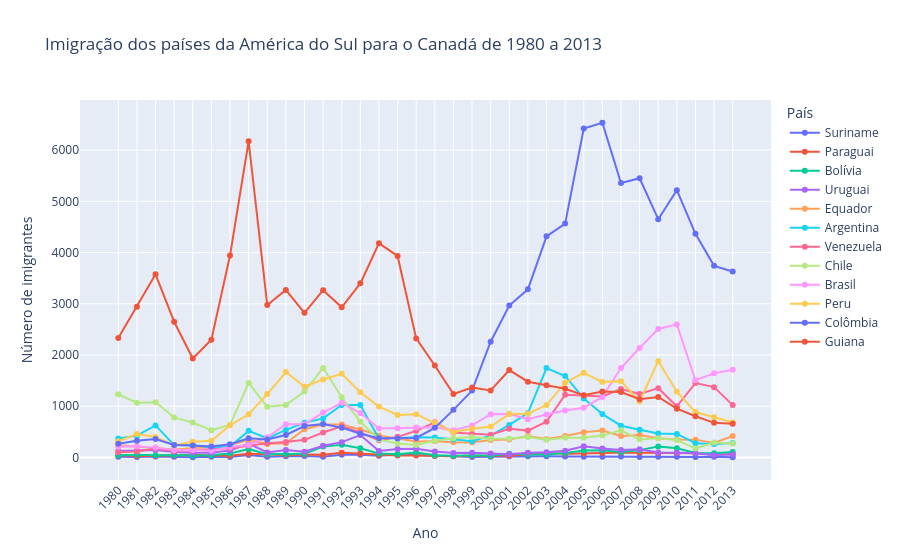

The cell this chart's notebook holds for it:
### Code cell
fig = px.line(america_sul_final, x = america_sul_final.index, y = america_sul_final.columns, color= 'País',
              title = 'Imigração dos países da América do Sul para o Canadá de 1980 a 2013', markers=True)
fig.update_layout(xaxis = {'tickangle': -45}, xaxis_title = 'Ano', yaxis_title = 'Número de imigrantes')
fig.show()

### Figure 1 — Plotly figure (JSON) as saved in the notebook; plotly's stock layout.template omitted (floating-point values rounded to 4 significant figures)
{"data": [{"hovertemplate": "País=Suriname<br>index=%{x}<br>value=%{y}<extra></extra>", "legendgroup": "Suriname", "line": {"color": "#636efa", "dash": "solid"}, "marker": {"symbol": "circle"}, "mode": "lines+markers", "name": "Suriname", "orientation": "v", "showlegend": true, "type": "scatter", "x": ["1980", "1981", "1982", "1983", "1984", "1985", "1986", "1987", "1988", "1989", "1990", "1991", "1992", "1993", "1994", "1995", "1996", "1997", "1998", "1999", "2000", "2001", "2002", "2003", "2004", "2005", "2006", "2007", "2008", "2009", "2010", "2011", "2012", "2013"], "xaxis": "x", "y": [15, 10, 21, 12, 5, 16, 7, 46, 16, 24, 26, 13, 53, 51, 32, 58, 51, 35, 22, 11, 16, 22, 22, 22, 17, 15, 16, 20, 9, 12, 13, 11, 16, 4], "yaxis": "y"}, {"hovertemplate": "País=Paraguai<br>index=%{x}<br>value=%{y}<extra></extra>", "legendgroup": "Paraguai", "line": {"color": "#EF553B", "dash": "solid"}, "marker": {"symbol": "circle"}, "mode": "lines+markers", "name": "Paraguai", "orientation": "v", "showlegend": true, "type": "scatter", "x": ["1980", "1981", "1982", "1983", "1984", "1985", "1986", "1987", "1988", "1989", "1990", "1991", "1992", "1993", "1994", "1995", "1996", "1997", "1998", "1999", "2000", "2001", "2002", "2003", "2004", "2005", "2006", "2007", "2008", "2009", "2010", "2011", "2012", "2013"], "xaxis": "x", "y": [45, 26, 32, 40, 48, 36, 34, 72, 53, 48, 56, 51, 94, 75, 46, 39, 38, 30, 25, 34, 29, 34, 60, 88, 74, 75, 88, 98, 95, 88, 89, 83, 55, 66], "yaxis": "y"}, {"hovertemplate": "País=Bolívia<br>index=%{x}<br>value=%{y}<extra></extra>", "legendgroup": "Bolívia", "line": {"color": "#00cc96", "dash": "solid"}, "marker": {"symbol": "circle"}, "mode": "lines+markers", "name": "Bolívia", "orientation": "v", "showlegend": true, "type": "scatter", "x": ["1980", "1981", "1982", "1983", "1984", "1985", "1986", "1987", "1988", "1989", "1990", "1991", "1992", "1993", "1994", "1995", "1996", "1997", "1998", "1999", "2000", "2001", "2002", "2003", "2004", "2005", "2006", "2007", "2008", "2009", "2010", "2011", "2012", "2013"], "xaxis": "x", "y": [44, 52, 42, 49, 38, 44, 79, 165, 63, 68, 71, 214, 247, 180, 75, 61, 96, 43, 33, 42, 33, 72, 57, 59, 85, 134, 139, 107, 143, 214, 180, 86, 83, 107], "yaxis": "y"}, {"hovertemplate": "País=Uruguai<br>index=%{x}<br>value=%{y}<extra></extra>", "legendgroup": "Uruguai", "line": {"color": "#ab63fa", "dash": "solid"}, "marker": {"symbol": "circle"}, "mode": "lines+markers", "name": "Uruguai", "orientation": "v", "showlegend": true, "type": "scatter", "x": ["1980", "1981", "1982", "1983", "1984", "1985", "1986", "1987", "1988", "1989", "1990", "1991", "1992", "1993", "1994", "1995", "1996", "1997", "1998", "1999", "2000", "2001", "2002", "2003", "2004", "2005", "2006", "2007", "2008", "2009", "2010", "2011", "2012", "2013"], "xaxis": "x", "y": [128, 132, 146, 105, 90, 92, 137, 269, 99, 144, 111, 229, 299, 437, 125, 164, 171, 117, 87, 93, 75, 64, 91, 103, 130, 217, 175, 147, 160, 99, 93, 81, 47, 58], "yaxis": "y"}, {"hovertemplate": "País=Equador<br>index=%{x}<br>value=%{y}<extra></extra>", "legendgroup": "Equador", "line": {"color": "#FFA15A", "dash": "solid"}, "marker": {"symbol": "circle"}, "mode": "lines+markers", "name": "Equador", "orientation": "v", "showlegend": true, "type": "scatter", "x": ["1980", "1981", "1982", "1983", "1984", "1985", "1986", "1987", "1988", "1989", "1990", "1991", "1992", "1993", "1994", "1995", "1996", "1997", "1998", "1999", "2000", "2001", "2002", "2003", "2004", "2005", "2006", "2007", "2008", "2009", "2010", "2011", "2012", "2013"], "xaxis": "x", "y": [238, 207, 184, 155, 179, 208, 240, 344, 265, 278, 552, 643, 644, 547, 431, 368, 310, 317, 295, 291, 342, 353, 418, 361, 417, 491, 525, 419, 437, 373, 353, 348, 282, 418], "yaxis": "y"}, {"hovertemplate": "País=Argentina<br>index=%{x}<br>value=%{y}<extra></extra>", "legendgroup": "Argentina", "line": {"color": "#19d3f3", "dash": "solid"}, "marker": {"symbol": "circle"}, "mode": "lines+markers", "name": "Argentina", "orientation": "v", "showlegend": true, "type": "scatter", "x": ["1980", "1981", "1982", "1983", "1984", "1985", "1986", "1987", "1988", "1989", "1990", "1991", "1992", "1993", "1994", "1995", "1996", "1997", "1998", "1999", "2000", "2001", "2002", "2003", "2004", "2005", "2006", "2007", "2008", "2009", "2010", "2011", "2012", "2013"], "xaxis": "x", "y": [368, 426, 626, 241, 237, 196, 213, 519, 374, 538, 678, 763, 1023, 1022, 366, 380, 396, 391, 349, 318, 427, 635, 865, 1745, 1591, 1153, 847, 620, 540, 467, 459, 278, 263, 282], "yaxis": "y"}, {"hovertemplate": "País=Venezuela<br>index=%{x}<br>value=%{y}<extra></extra>", "legendgroup": "Venezuela", "line": {"color": "#FF6692", "dash": "solid"}, "marker": {"symbol": "circle"}, "mode": "lines+markers", "name": "Venezuela", "orientation": "v", "showlegend": true, "type": "scatter", "x": ["1980", "1981", "1982", "1983", "1984", "1985", "1986", "1987", "1988", "1989", "1990", "1991", "1992", "1993", "1994", "1995", "1996", "1997", "1998", "1999", "2000", "2001", "2002", "2003", "2004", "2005", "2006", "2007", "2008", "2009", "2010", "2011", "2012", "2013"], "xaxis": "x", "y": [103, 117, 174, 124, 142, 165, 179, 229, 279, 304, 344, 487, 610, 490, 334, 402, 520, 686, 489, 464, 443, 560, 524, 699, 1224, 1211, 1192, 1335, 1239, 1353, 998, 1452, 1373, 1022], "yaxis": "y"}, {"hovertemplate": "País=Chile<br>index=%{x}<br>value=%{y}<extra></extra>", "legendgroup": "Chile", "line": {"color": "#B6E880", "dash": "solid"}, "marker": {"symbol": "circle"}, "mode": "lines+markers", "name": "Chile", "orientation": "v", "showlegend": true, "type": "scatter", "x": ["1980", "1981", "1982", "1983", "1984", "1985", "1986", "1987", "1988", "1989", "1990", "1991", "1992", "1993", "1994", "1995", "1996", "1997", "1998", "1999", "2000", "2001", "2002", "2003", "2004", "2005", "2006", "2007", "2008", "2009", "2010", "2011", "2012", "2013"], "xaxis": "x", "y": [1233, 1069, 1078, 781, 681, 533, 633, 1454, 990, 1023, 1286, 1749, 1175, 697, 352, 273, 244, 325, 376, 397, 366, 369, 401, 347, 383, 384, 427, 530, 350, 375, 340, 174, 291, 273], "yaxis": "y"}, {"hovertemplate": "País=Brasil<br>index=%{x}<br>value=%{y}<extra></extra>", "legendgroup": "Brasil", "line": {"color": "#FF97FF", "dash": "solid"}, "marker": {"symbol": "circle"}, "mode": "lines+markers", "name": "Brasil", "orientation": "v", "showlegend": true, "type": "scatter", "x": ["1980", "1981", "1982", "1983", "1984", "1985", "1986", "1987", "1988", "1989", "1990", "1991", "1992", "1993", "1994", "1995", "1996", "1997", "1998", "1999", "2000", "2001", "2002", "2003", "2004", "2005", "2006", "2007", "2008", "2009", "2010", "2011", "2012", "2013"], "xaxis": "x", "y": [211, 220, 192, 139, 145, 130, 205, 244, 394, 650, 650, 877, 1066, 866, 566, 572, 586, 591, 531, 626, 845, 847, 745, 839, 917, 969, 1181, 1746, 2138, 2509, 2598, 1508, 1642, 1714], "yaxis": "y"}, {"hovertemplate": "País=Peru<br>index=%{x}<br>value=%{y}<extra></extra>", "legendgroup": "Peru", "line": {"color": "#FECB52", "dash": "solid"}, "marker": {"symbol": "circle"}, "mode": "lines+markers", "name": "Peru", "orientation": "v", "showlegend": true, "type": "scatter", "x": ["1980", "1981", "1982", "1983", "1984", "1985", "1986", "1987", "1988", "1989", "1990", "1991", "1992", "1993", "1994", "1995", "1996", "1997", "1998", "1999", "2000", "2001", "2002", "2003", "2004", "2005", "2006", "2007", "2008", "2009", "2010", "2011", "2012", "2013"], "xaxis": "x", "y": [317, 456, 401, 241, 306, 328, 628, 843, 1237, 1667, 1384, 1522, 1632, 1274, 993, 827, 845, 676, 493, 560, 603, 849, 855, 1023, 1460, 1653, 1473, 1490, 1094, 1884, 1283, 886, 787, 682], "yaxis": "y"}, {"hovertemplate": "País=Colômbia<br>index=%{x}<br>value=%{y}<extra></extra>", "legendgroup": "Colômbia", "line": {"color": "#636efa", "dash": "solid"}, "marker": {"symbol": "circle"}, "mode": "lines+markers", "name": "Colômbia", "orientation": "v", "showlegend": true, "type": "scatter", "x": ["1980", "1981", "1982", "1983", "1984", "1985", "1986", "1987", "1988", "1989", "1990", "1991", "1992", "1993", "1994", "1995", "1996", "1997", "1998", "1999", "2000", "2001", "2002", "2003", "2004", "2005", "2006", "2007", "2008", "2009", "2010", "2011", "2012", "2013"], "xaxis": "x", "y": [266, 326, 360, 244, 235, 214, 257, 376, 352, 439, 614, 652, 582, 464, 375, 371, 381, 578, 929, 1306, 2259, 2965, 3283, 4318, 4566, 6424, 6535, 5357, 5452, 4652, 5218, 4366, 3741, 3631], "yaxis": "y"}, {"hovertemplate": "País=Guiana<br>index=%{x}<br>value=%{y}<extra></extra>", "legendgroup": "Guiana", "line": {"color": "#EF553B", "dash": "solid"}, "marker": {"symbol": "circle"}, "mode": "lines+markers", "name": "Guiana", "orientation": "v", "showlegend": true, "type": "scatter", "x": ["1980", "1981", "1982", "1983", "1984", "1985", "1986", "1987", "1988", "1989", "1990", "1991", "1992", "1993", "1994", "1995", "1996", "1997", "1998", "1999", "2000", "2001", "2002", "2003", "2004", "2005", "2006", "2007", "2008", "2009", "2010", "2011", "2012", "2013"], "xaxis": "x", "y": [2334, 2943, 3575, 2650, 1932, 2299, 3942, 6174, 2977, 3270, 2824, 3266, 2932, 3399, 4181, 3935, 2324, 1795, 1238, 1366, 1308, 1707, 1479, 1410, 1341, 1215, 1286, 1277, 1137, 1180, 953, 804, 676, 656], "yaxis": "y"}], "layout": {"legend": {"title": {"text": "País"}, "tracegroupgap": 0}, "title": {"text": "Imigração dos países da América do Sul para o Canadá de 1980 a 2013"}, "xaxis": {"anchor": "y", "domain": [0, 1], "tickangle": -45, "title": {"text": "Ano"}}, "yaxis": {"anchor": "x", "domain": [0, 1], "title": {"text": "Número de imigrantes"}}}}
